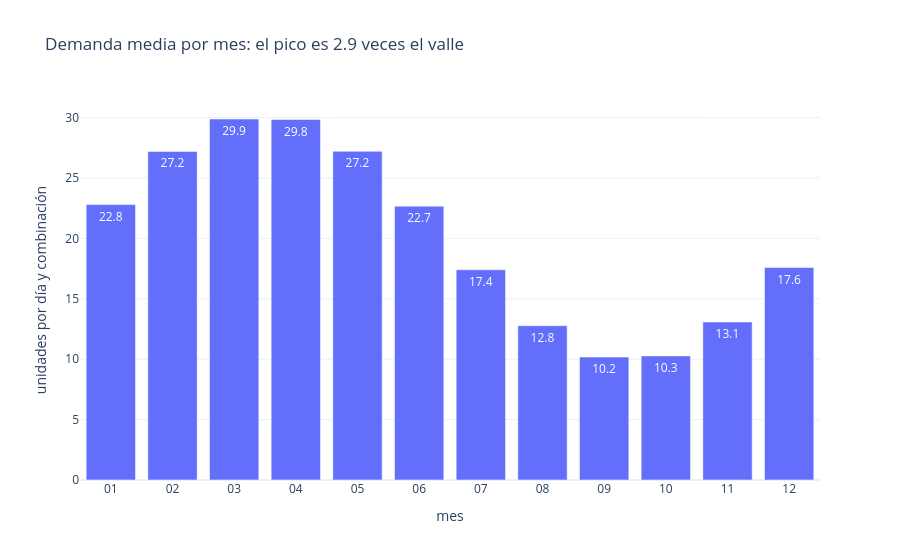

The notebook cell this image was saved under:
### Code cell
month = clean["Date"].dt.strftime("%m")
monthly = clean.groupby(month).agg(
    demanda=("Units_Sold", "mean"), inventario=("Inventory_Level", "mean")
)
monthly.index.name = "mes"
peak_valley = monthly["demanda"].max() / monthly["demanda"].min()

fig = px.bar(monthly.reset_index(), x="mes", y="demanda", text_auto=".1f",
             title=f"Demanda media por mes: el pico es {peak_valley:.1f} veces el valle")
fig.update_layout(yaxis_title="unidades por día y combinación")
fig.show()
monthly

### Figure 1 — Plotly figure (JSON) as saved in the notebook; plotly's stock layout.template omitted (floating-point values rounded to 4 significant figures)
{"data": [{"hovertemplate": "mes=%{x}<br>demanda=%{y}<extra></extra>", "legendgroup": "", "marker": {"color": "#636efa", "pattern": {"shape": ""}}, "name": "", "orientation": "v", "showlegend": false, "textposition": "auto", "texttemplate": "%{y:.1f}", "type": "bar", "x": ["01", "02", "03", "04", "05", "06", "07", "08", "09", "10", "11", "12"], "xaxis": "x", "y": [22.8, 27.2, 29.88, 29.84, 27.21, 22.67, 17.41, 12.78, 10.17, 10.27, 13.08, 17.59], "yaxis": "y"}], "layout": {"barmode": "relative", "legend": {"tracegroupgap": 0}, "title": {"text": "Demanda media por mes: el pico es 2.9 veces el valle"}, "xaxis": {"anchor": "y", "domain": [0.0, 1.0], "title": {"text": "mes"}}, "yaxis": {"anchor": "x", "domain": [0.0, 1.0], "title": {"text": "unidades por día y combinación"}}}}
